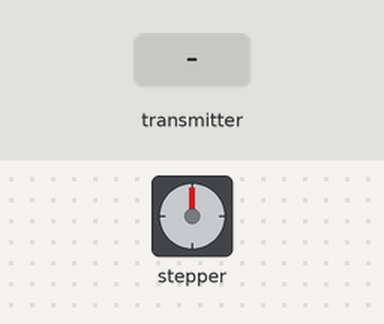
Recording of a sketch running on a simulated Arduino Uno, built with avr-gcc and run on an emulated ATmega328P. On the bench: stepper motor. Wiring (inferred from the names in the program): stepper motor driver (200 steps per turn assumed): step pin 8; direction pin 10. The test bench sets the inputs (shaded band). No radio packets arrive unless stated.

Above: at 1.2 s.
1.3 s: the transmitter starts sending upButton = 0
At 1.86 s:
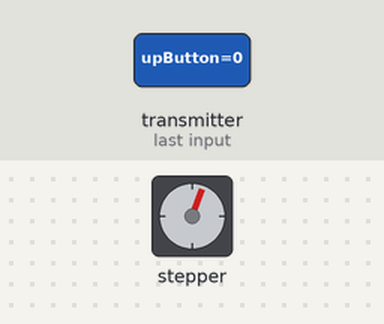
4.3 s: the transmitter starts sending xAxis = 64
At 4.3 s:
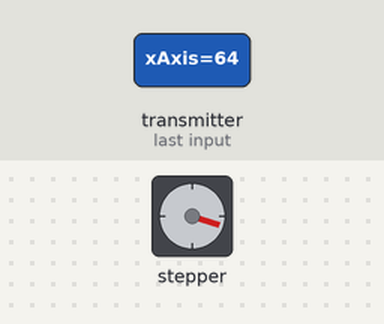
5.8 s: the transmitter starts sending xAxis = 0
At 6.11 s:
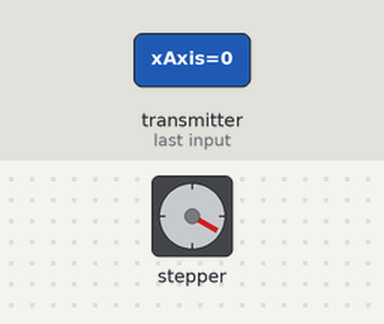
8.8 s: the transmitter starts sending xAxis = 128
At 8.8 s:
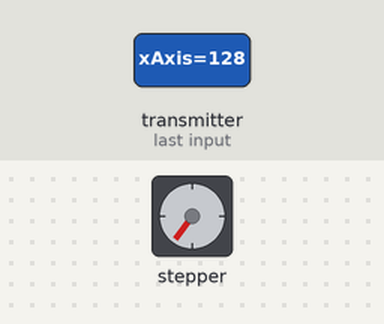
10.3 s: the transmitter starts sending xAxis = 0
At 13.28 s:
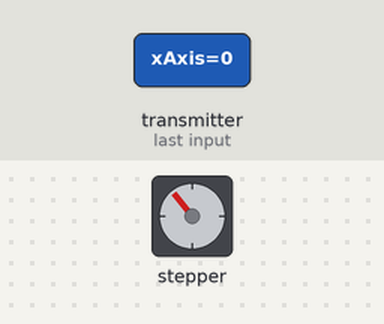
13.3 s: the transmitter starts sending xAxis = 255
Timing chart, 0 to 23.9 s (numbered marks = the images above; inputs shaded):
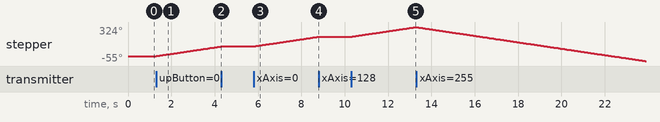

Measured:
- after the input at 1.3 s, stepper: keeps turning clockwise at about 36°/s, starting at once
- after the input at 4.3 s, stepper: stops changing and stays 108°
- after the input at 5.8 s, stepper: keeps turning clockwise at about 36°/s, starting at once
- after the input at 8.8 s, stepper: stops changing and stays 216°
- after the input at 10.3 s, stepper: keeps turning clockwise at about 36°/s, starting at once

The sketch:

volanteRx.ino
```cpp
//Volante
#include <SPI.h>
#include <nRF24L01.h>
#include <RF24.h>
RF24 radio(3, 4); // CE, CSN
const byte address[6] = "00001";

//Stepper motor definitions --------------------------------------------------------------------------------
//Stepper motor pins
#define Step 8
#define Dir 10
// ---------------------------------------------------------------------------------------------------------

// Time Variables
int intervalo_stepper = 2000;
unsigned long lastReceiveTime = 0;
unsigned long currentTime = 0;
// **********************************************************************************************************

// Max size of this struct is 32 bytes - NRF24L01 buffer limit
struct dataPackage {
  byte upButton;
  byte downButton;
  byte leftButton;
  byte rightButton;
  byte startButton;
  byte selectButton;
  byte analogButton;
  byte xAxis;
  byte yAxis;
};
dataPackage data; //Create a variable with the above structure

void setup() {
  //Stepper motor pinmodes
  pinMode(Step, OUTPUT);
  pinMode(Dir, OUTPUT);

  //RF receiver part
  Serial.begin(9600);
  radio.begin();
  radio.openReadingPipe(0, address);
  radio.setPALevel(RF24_PA_MIN);
  radio.startListening();
}

//Steppermotor actions
void leftTurn() {
  digitalWrite(Dir, HIGH);
  delayMicroseconds(intervalo_stepper);
  digitalWrite(Step, HIGH);
  delayMicroseconds(intervalo_stepper);
  digitalWrite(Step, LOW);
}

void rightTurn() {
  digitalWrite(Dir, LOW);
  delayMicroseconds(intervalo_stepper);
  digitalWrite(Step, HIGH);
  delayMicroseconds(intervalo_stepper);
  digitalWrite(Step, LOW);
}

void noTurn() {
  digitalWrite(Step, LOW);
  digitalWrite(Dir, LOW);
}

void loop() {
  if (radio.available()) {
    radio.read(&data, sizeof(dataPackage)); // Read the whole data and store it into the 'data' structure
    lastReceiveTime = millis(); // At this moment we have received the data
    if (data.xAxis < 57) {
      leftTurn();
    }
    if (data.xAxis > 197) {
      rightTurn();
    }
    if (data.xAxis > 60 && data.xAxis < 187) {
      noTurn();
    }
    /* Print the data in the Serial Monitor
      Serial.print("xAxis: ");
      Serial.print(data.xAxis);
      Serial.print("; yAxis ");
      Serial.print(data.yAxis);
      Serial.print("; upButton: ");
      Serial.print(data.upButton);
      Serial.print("; downButton: ");
      Serial.println(data.downButton);*/
  }
}
```
